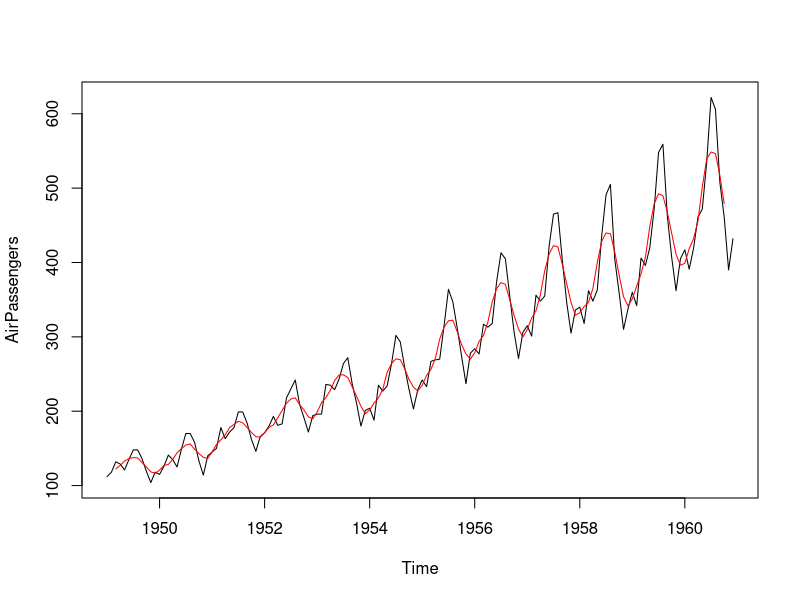
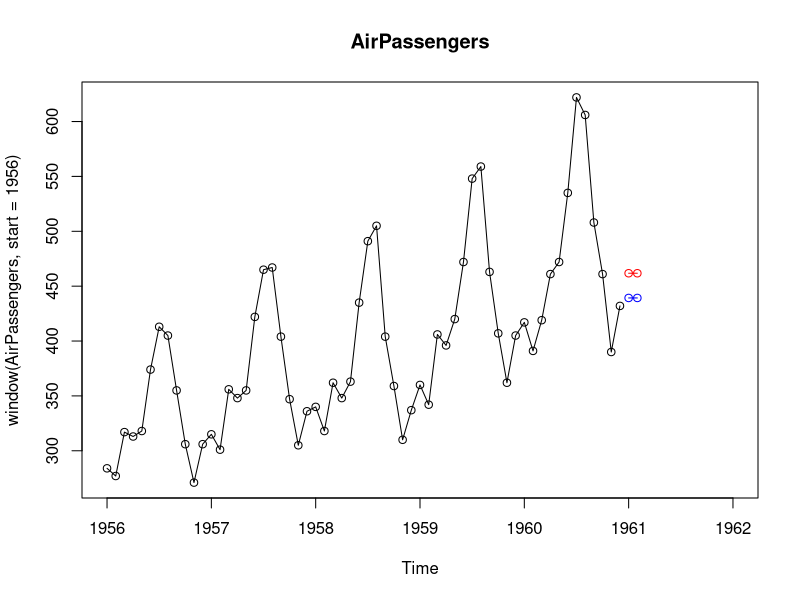

Recreate these plots in R, in order.
# Course Title: Mastering R Programming
# Author: Selva Prabhakaran
# URL: https://www.packtpub.com/big-data-and-business-intelligence/mastering-r-programming-video
# Contact: selva86@gmail.com
# Website: www.r-statistics.co


# Moving Average
library(forecast)
out <- ma(AirPassengers, 5)
plot(AirPassengers)
lines(out, col="red")

# Exponential Smoothing
out <- ses(AirPassengers, initial="simple", alpha=0.3, h=2)  # alpha =0.3
out

out1 <- ses(AirPassengers, initial="simple", alpha=0.5, h=2)  # alpha = 0.5
plot(window(AirPassengers, start=1956), xlim=c(1956, 1962), 
     main="AirPassengers", type="o")
lines(out$mean, col="red", type="o")
lines(out1$mean, col="blue", type="o")


out <- ses(AirPassengers, initial="simple", h=2)  # alpha estimated by `ses`
summary(out)


# Answer
out <- ses(JohnsonJohnson, initial="simple", h=1)
out$mean























